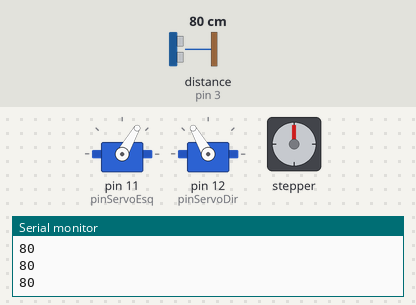
Bench run of a sketch on a simulated Arduino Uno, built with avr-gcc and run on an emulated ATmega328P. On the bench: 2 × servo, stepper motor, the last lines printed to the serial monitor. Inputs (shaded band) come from the test bench; at power-on: distance to the obstacle (sensor on pin 3) 80 cm. The echo pulse lasts 58.3 µs per cm; stepper angles assume 2048 steps per turn.

Above: at 3.7 s.
3.8 s: distance to the obstacle (sensor on pin 3) set to 16 cm
5.3 s: distance to the obstacle (sensor on pin 3) set to 12 cm
At 5.88 s:
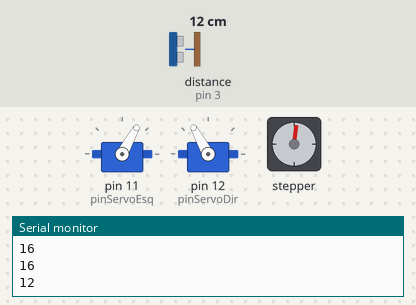
At 13.9 s:
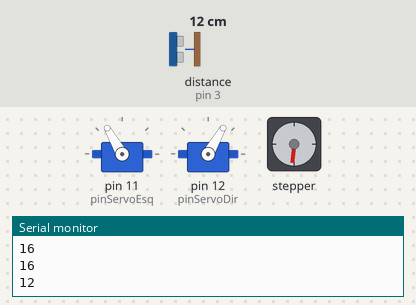
Timing chart, 0 to 25.0 s (numbered marks = the images above; inputs shaded):
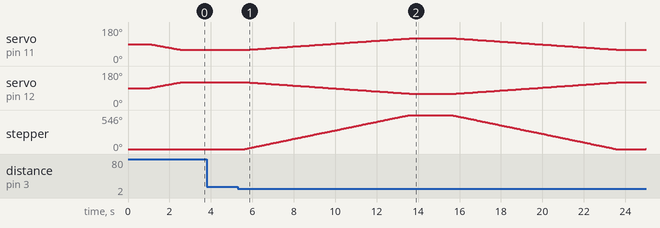

The sketch:

AGRINHO_2026.ino
```cpp
#include "arduino_secrets.h"

#include <Stepper.h>
#include <Servo.h>
#include <Ultrasonic.h>

// ========= ULTRASSÃ NICO =========
Ultrasonic ultrasonic(4, 3); // trig, echo

// ========= SERVOS =========
Servo servoEsq;
Servo servoDir;

const int pinServoEsq = 11;
const int pinServoDir = 12;

// ========= MOTOR DE PASSO =========
const int passosPorVolta = 2048;
Stepper motor(passosPorVolta, 10, 9, 6, 5);

// posiÃ§Ãµes
const int centro = 90;

const int esqA = 60;
const int dirA = 120;

const int esqB = 120;
const int dirB = 60;

//========================================
void setup()
{
  Serial.begin(9600);

  servoEsq.attach(pinServoEsq);
  servoDir.attach(pinServoDir);

  motor.setSpeed(15);

  // posiÃ§Ã£o inicial
  servoEsq.write(centro);
  servoDir.write(centro);

  delay(1000);

  moverServosSuave(centro, centro, esqA, dirA);
}

//========================================
void loop()
{
  long distancia = ultrasonic.read();

  Serial.println(distancia);

  if (distancia < 15)
  {
    delay(300);

    // SUBIDA + TROCA DE CENTRO DE MASSA
    subirComInclinacao();

    delay(2000);

    // DESCIDA + RETORNO DO CENTRO DE MASSA
    descerComInclinacao();

    delay(1000);
  }

  delay(100);
}

//========================================
// sobe 3 voltas e inclina durante a subida
void subirComInclinacao()
{
  int passosTotais = 3 * 1024;
  int blocos = 60;

  int passosPorBloco = passosTotais / blocos;

  for (int i = 0; i <= blocos; i++)
  {
    // move motor
    motor.step(passosPorBloco);

    // move servos gradualmente
    int posEsq = map(i, 0, blocos, esqA, esqB);
    int posDir = map(i, 0, blocos, dirA, dirB);

    servoEsq.write(posEsq);
    servoDir.write(posDir);

    delay(30);
  }
}

//========================================
// desce 3 voltas e retorna centro de massa
void descerComInclinacao()
{
  int passosTotais = 3 * 1024;
  int blocos = 60;

  int passosPorBloco = passosTotais / blocos;

  for (int i = 0; i <= blocos; i++)
  {
    motor.step(-passosPorBloco);

    int posEsq = map(i, 0, blocos, esqB, esqA);
    int posDir = map(i, 0, blocos, dirB, dirA);

    servoEsq.write(posEsq);
    servoDir.write(posDir);

    delay(30);
  }
}

//========================================
void moverServosSuave(int esqInicial, int dirInicial,
                      int esqFinal, int dirFinal)
{
  for (int i = 0; i <= 60; i++)
  {
    servoEsq.write(map(i, 0, 60, esqInicial, esqFinal));
    servoDir.write(map(i, 0, 60, dirInicial, dirFinal));

    delay(25);
  }
}
```

arduino_secrets.h
```cpp

```

Measured:
- the behaviour switches between 15 and 14 cm on distance to the obstacle (sensor on pin 3) (found by bisection; images 0 and 1)
- after the input at 5.3 s, servo on pin 11 (pinServoEsq): rises from 60° to 120° in 7.7 s, then falls to 60° in 10.0 s; servo on pin 12 (pinServoDir): 120° → 119° after 0.56 s, → 118° 0.13 s later, → 117° 0.13 s later, → 116° 0.13 s later, … (120 changes in this stretch)
